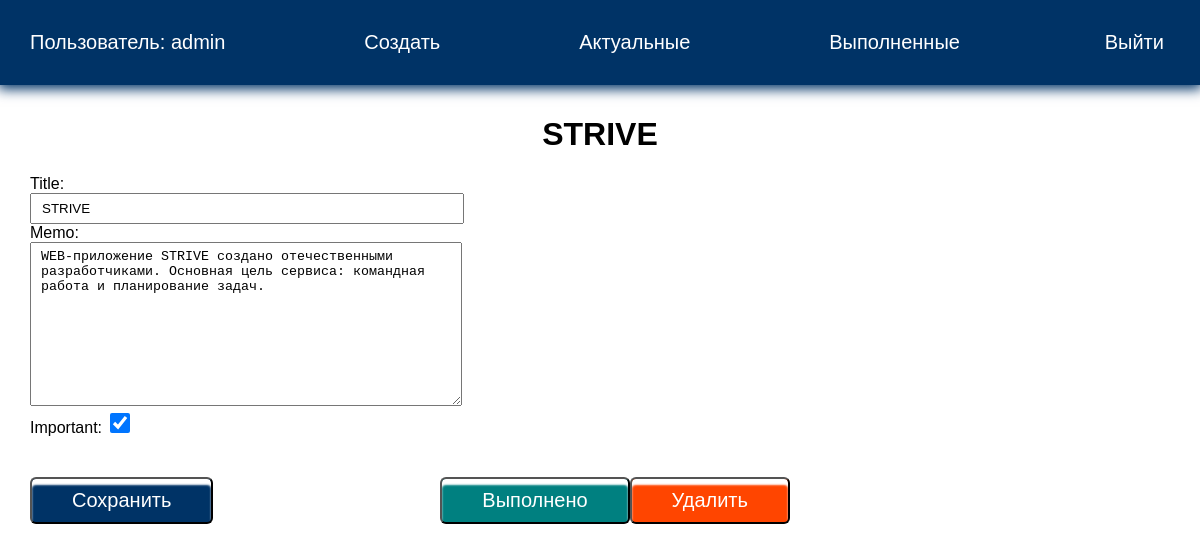
Page /todo/6/ (signed in) on the committed database.
### todo/models.py (models this page shows, shortened)
class Todo(models.Model):
    title = models.CharField(max_length=100)
    memo = models.TextField(blank=True)
    created = models.DateTimeField(auto_now_add=True)
    date_completed = models.DateTimeField(blank=True, null=True)
    important = models.BooleanField(default=False)
    user = models.ForeignKey(User, on_delete=models.CASCADE)

### todo/views.py (the view, shortened to what this page needs)
# urls.py: path('todo/<int:todo_pk>/', views.view_todo, name='viewtodo'),
@login_required()
def view_todo(request, todo_pk):
    todo = get_object_or_404(Todo, pk=todo_pk)
    if request.method == 'GET':
        form = TodoForm(instance=todo)
        return render(request, 'todo/viewtodo.html', {"todo": todo, 'form': form})

### todo/forms.py
class TodoForm(ModelForm):
    class Meta:
        model = Todo
        fields = ['title', 'memo', 'important']

### todo/templates/todo/viewtodo.html (shortened to what this page needs)
{% extends 'todo/base.html' %}
{% block content %}
<h1>{{ todo.title }}</h1>
<div class="but">
    <form method="POST">
        {{ form }}
        <button class="btn">Сохранить</button>
    </form>
    <form action="{% url 'completetodo' todo.id %}" method="post">
        <button class="btn good">Выполнено</button>
    </form>
    <form action="{% url 'deletetodo' todo.id %}" method="post">
        <button class="btn remove">Удалить</button>
    </form>
</div>
{% endblock %}

### todo/templates/todo/base.html (shortened to what this page needs)
<!DOCTYPE html>
{% load static %}
<html lang="en">
<head>
    <link rel="stylesheet" href="{% static 'css/style.css' %}">
</head>
<body>
<div class="menu">
    <div class="wrap">
        <ul>
            {% if user.is_authenticated %}
            <li class="logo">Пользователь: {{ user.username }}</li>
            <li><a href="{% url 'createtodo' %}">Создать</a></li>
            <li><a href="{% url 'currenttodos' %}">Актуальные</a></li>
            <li><a href="{% url 'completedtodos' %}">Выполненные</a></li>
            <li>
                <form action="{% url 'logoutuser' %}" method="post">
                    <button class="top">Выйти</button>
                </form>
            </li>
            {% else %}
            <li><a href="{% url 'signupuser' %}">Зарегистрироваться</a></li>
            <li><a href="{% url 'loginuser' %}">Войти</a></li>
            {% endif %}
        </ul>
    </div>
</div>
<div class="content">
    <div class="wrap">
        {% block content %}
        {% endblock %}
    </div>
</div>
</body>
</html>

### todo/static/css/style.css (style rules this page uses)
body { padding: 0; margin: 0; font-family: Arial, Helvetica, sans-serif; }
.wrap { max-width: 1200px; margin: 0 auto; padding: 10px 30px; box-sizing: border-box; }
.menu { background: #003366; box-shadow: 0 2px 12px 2px #003366; }
ul { list-style: none; padding: 0; }
.menu ul { display: flex; justify-content: space-between; align-items: center; font-size: 20px; }
.menu a, .menu li { color: #FFF; }
a { text-decoration: none; }
.btn { background: #003366; color: #FFF; border-radius: 6px; box-shadow: inset 0 6px 2px #FFF; padding: 10px 40px; margin-top: 40px; font-size: 20px; cursor: pointer; }
.center, h1, h2, h3 { text-align: center; }
input, textarea { width: 100%; padding: 6px 10px; }
.top { background: transparent; border: none; color: #FFF; font-size: 20px; cursor: pointer; }
#id_important { width: 20px; height: 20px; }
.but { display: flex; align-items: flex-end; }
.good { background: teal; }
.remove { background: orangered; }

### rows in the picture
Todo: title "STRIVE", memo "WEB-приложение STRIVE создано отечественными разработчиками. Основная цель сервиса: командная работа и планирование задач.", important "☑"

### other values in the picture
{{ user.username }} "admin"
